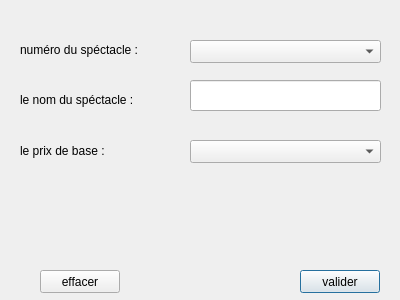
<?xml version="1.0" encoding="UTF-8"?>
<ui version="4.0">
 <class>Dialog</class>
 <widget class="QDialog" name="Dialog">
  <property name="geometry">
   <rect>
    <x>0</x>
    <y>0</y>
    <width>400</width>
    <height>300</height>
   </rect>
  </property>
  <property name="windowTitle">
   <string>Dialog</string>
  </property>
  <widget class="QPushButton" name="pushButton">
   <property name="geometry">
    <rect>
     <x>300</x>
     <y>270</y>
     <width>80</width>
     <height>23</height>
    </rect>
   </property>
   <property name="text">
    <string>valider</string>
   </property>
  </widget>
  <widget class="QPushButton" name="pushButton_2">
   <property name="geometry">
    <rect>
     <x>40</x>
     <y>270</y>
     <width>80</width>
     <height>23</height>
    </rect>
   </property>
   <property name="text">
    <string>effacer</string>
   </property>
  </widget>
  <widget class="QLineEdit" name="lineEdit_3">
   <property name="geometry">
    <rect>
     <x>190</x>
     <y>80</y>
     <width>191</width>
     <height>31</height>
    </rect>
   </property>
  </widget>
  <widget class="QLabel" name="label">
   <property name="geometry">
    <rect>
     <x>20</x>
     <y>40</y>
     <width>141</width>
     <height>20</height>
    </rect>
   </property>
   <property name="text">
    <string>numéro du spéctacle :</string>
   </property>
  </widget>
  <widget class="QComboBox" name="comboBox">
   <property name="geometry">
    <rect>
     <x>190</x>
     <y>40</y>
     <width>191</width>
     <height>23</height>
    </rect>
   </property>
  </widget>
  <widget class="QLabel" name="label_2">
   <property name="geometry">
    <rect>
     <x>20</x>
     <y>90</y>
     <width>121</width>
     <height>20</height>
    </rect>
   </property>
   <property name="text">
    <string>le nom du spéctacle :</string>
   </property>
  </widget>
  <widget class="QLabel" name="label_3">
   <property name="geometry">
    <rect>
     <x>20</x>
     <y>140</y>
     <width>101</width>
     <height>21</height>
    </rect>
   </property>
   <property name="text">
    <string>le prix de base :</string>
   </property>
  </widget>
  <widget class="QComboBox" name="comboBox_2">
   <property name="geometry">
    <rect>
     <x>190</x>
     <y>140</y>
     <width>191</width>
     <height>23</height>
    </rect>
   </property>
  </widget>
 </widget>
 <resources/>
 <connections>
  <connection>
   <sender>pushButton_2</sender>
   <signal>clicked()</signal>
   <receiver>lineEdit_3</receiver>
   <slot>clear()</slot>
   <hints>
    <hint type="sourcelabel">
     <x>68</x>
     <y>277</y>
    </hint>
    <hint type="destinationlabel">
     <x>242</x>
     <y>92</y>
    </hint>
   </hints>
  </connection>
 </connections>
</ui>
